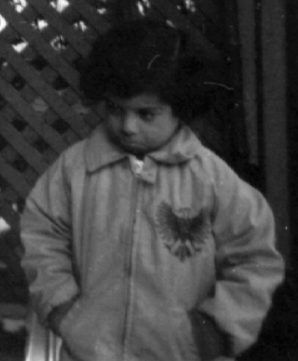
#> input picture 画像編集/sample.png, 298 x 361 px
$ python detA.py
#> lines starting #> are read from the running program, lines starting #| are printed output that depends on the picture
from PIL import Image
import numpy as np
import matplotlib.pyplot as plt

pic = Image.open("sample.png")
#> pic is the input picture: PIL image 298x361 RGB; min 1, max 254, mean 62
pic = pic.convert(mode="L")
#> pic: PIL image 298x361 L
pic = np.array(pic)
detp = np.linalg.pinv(pic)
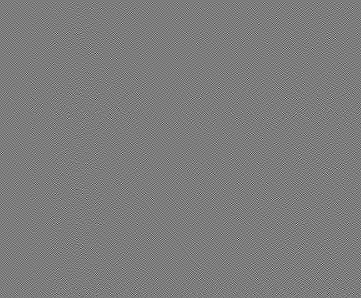
#> detp: shape (298, 361) float64; min -0.069, max 0.0717, mean 2.56e-07; drawn with min black and max white
plt.imshow(detp, cmap="gray")
plt.show()

plt.imshow(np.dot(pic, detp), cmap="gray")
plt.show()
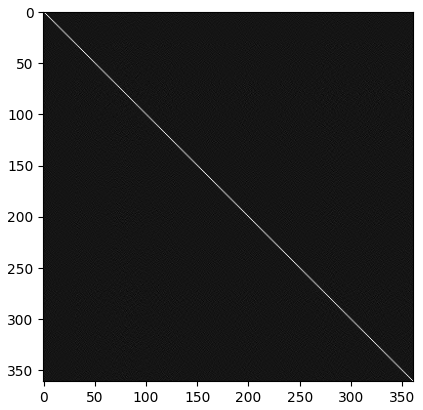
#> figure drawn by matplotlib, 1 panel

$ run again, with 画像編集/ave_gaussnoise.png copied over 画像編集/sample.png
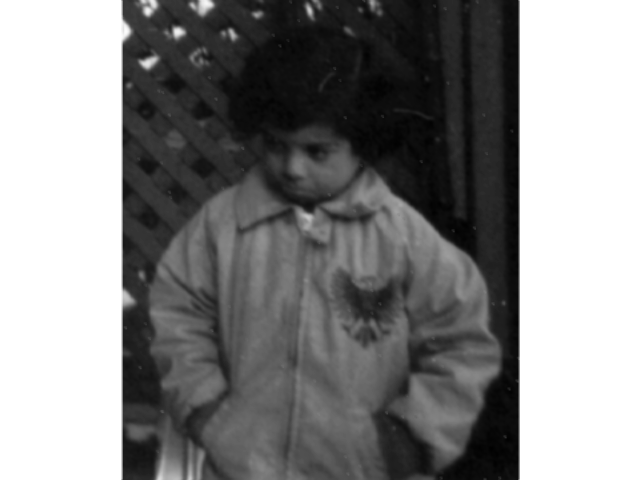
#> input picture 画像編集/ave_gaussnoise.png, 640 x 480 px
#> pic is the input picture: PIL image 640x480 RGBA; mean R, G, B, A 134.4, 134.4, 134.4, 255
#> pic: PIL image 640x480 L
#> `detp = np.linalg.pinv(pic)`:
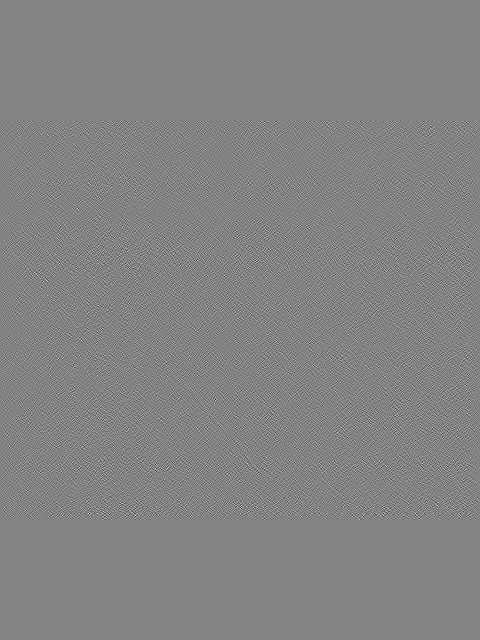
#> detp: shape (640, 480) float64; min -0.062, max 0.0585, mean 1.28e-08; drawn with min black and max white
#> `plt.show()`:
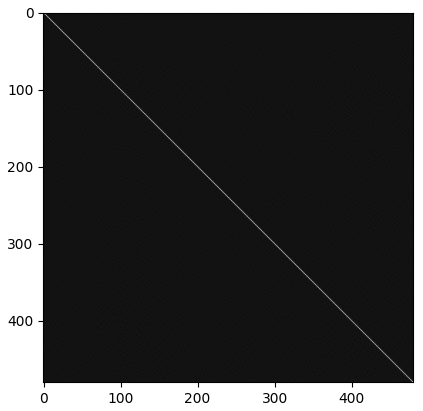
#> figure drawn by matplotlib, 1 panel
